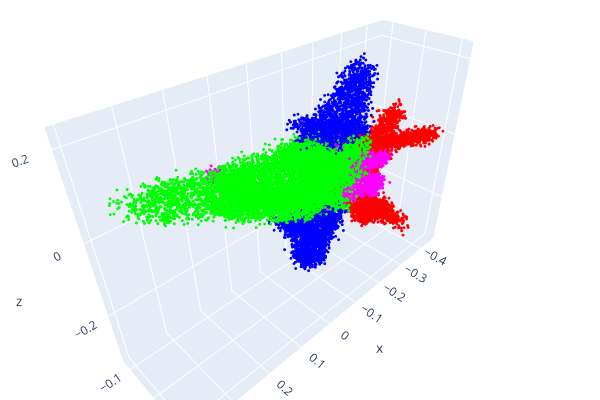

Notebook code cell kept with this figure:
### Code cell
import open3d as o3
from shapenet_dataset import ShapenetDataset, read_pointnet_colors

ROOT = r"D:\ThangLuu\PointCloud\PointNet\archive\shapenet\shapenetcore_partanno_segmentation_benchmark_v0"

sample_dataset = train_dataset = ShapenetDataset(ROOT, npoints=20000, split='train', classification=False, normalize=False)

points, seg = sample_dataset[1001]

pcd = o3.geometry.PointCloud()
pcd.points = o3.utility.Vector3dVector(points)
pcd.colors = o3.utility.Vector3dVector(read_pointnet_colors(seg.numpy()))

o3.visualization.draw_plotly([pcd])

### Figure 1 — Plotly figure (JSON) as saved in the notebook; plotly's stock layout.template omitted (floating-point values rounded to 4 significant figures; data arrays with more than 128 entries replaced by an {"elided": "..."} marker saying what was removed)
{"data": [{"marker": {"color": {"elided": "20000x3 int values"}, "size": 1}, "mode": "markers", "type": "scatter3d", "x": {"elided": "20000 float values"}, "y": {"elided": "20000 float values"}, "z": {"elided": "20000 float values"}}], "layout": {"height": 400, "margin": {"b": 0, "l": 0, "r": 0, "t": 0}, "scene": {"camera": {"center": {"x": 0, "y": 0, "z": 0}, "up": {"x": 0, "y": 0, "z": 1}}}, "showlegend": false, "width": 600}}
